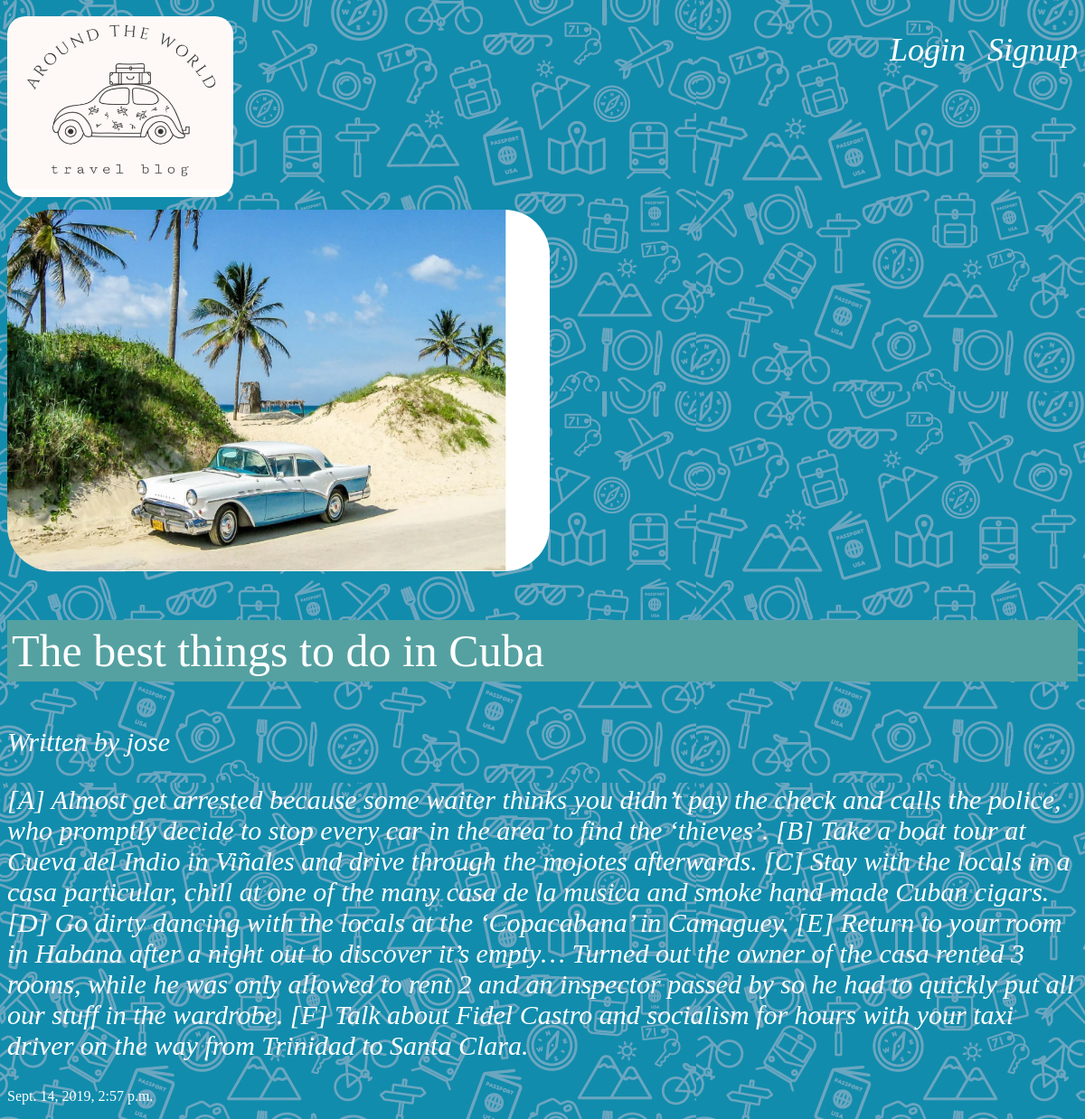
The app's page /articles/The-best-things-to-do-in-Cuba/ with its own data.
### articles/models.py (models this page shows, shortened)
class Article(models.Model):
	title = models.CharField(max_length=100)
	slug = models.SlugField()
	body = models.TextField()
	date = models.DateTimeField(auto_now_add=True)
	thumb = models.ImageField(default='default.png', blank=True)
	author = models.ForeignKey(User, default=1, on_delete=models.SET_DEFAULT)

### articles/views.py (the view)
# urls.py: url(r'^(?P<slug>[\w-]+)/$',views.article_detail, name="detail"),
def article_detail(request,slug):
	article = Article.objects.get(slug=slug)
	return render(request,'articles/article_detail.html',{ 'article':article })

### articles/templates/articles/article_detail.html
{% extends 'base_layout.html' %}
{% block content %}
    <img class ="two" src="{{article.thumb.url}}" width="600" height="400" class="center">
    <p class="four">{{ article.title }}</p>
    <p class="five">Written by {{ article.author.username }}</p>
    <p class="five">{{ article.body }}</p>
    <p>{{ article.date }}</p>
{% endblock %}

### assets/styles.css (style rules this page uses)
body { background-color: #0f121f; background-image: url(/static/bg_default.jpg); color: #fff; }
body * { font-family: Ubuntu; }
img.two { border-radius: 50px; }
p.four { background-color: #55a1a1; font-size: 50px; font-style: bold; color: white; padding: 5px; }
p.five { font-size: 30px; font-style: italic; color: white; }

### records on screen
Article: thumb (picture), title "The best things to do in Cuba", author.username "jose", body "[A] Almost get arrested because some waiter thinks you didn’t pay the check and calls the police, who promptly decide to stop every car in the area to find the ‘thieves’. [B] Take a boat tour at Cueva del Indio in Viñales and drive through the mojotes afterwards. [C] Stay with the locals in a casa particular, chill at one of the many casa de la musica and smoke hand made Cuban cigars. [D] Go dirty dancing with the locals at the ‘Copacabana’ in Camaguey. [E] Return to your room in Habana after a night out to discover it’s empty… Turned out the owner of the casa rented 3 rooms, while he was only allowed to rent 2 and an inspector passed by so he had to quickly put all our stuff in the…", date "Sept. 14, 2019, 2:57 p.m."
